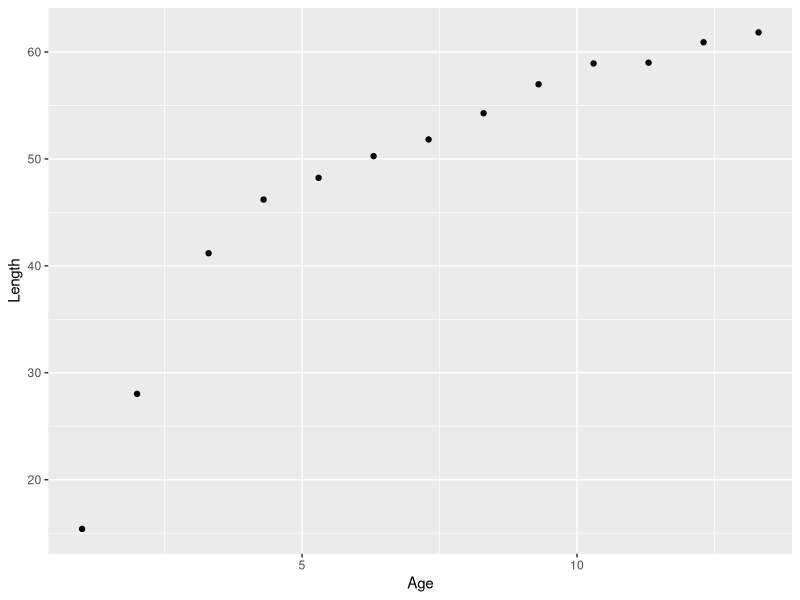
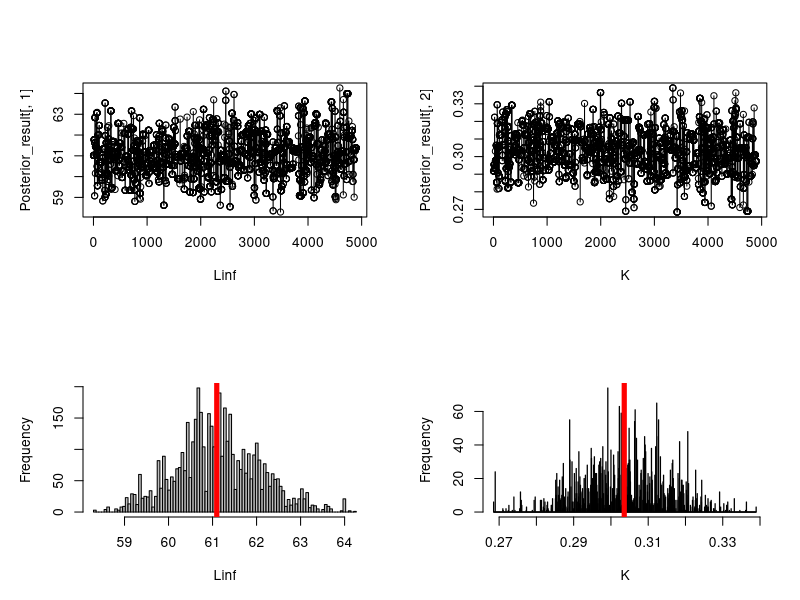

Source code (R) for these figures, in order:

#### "Homework 14"
#### "Yu-Jen Lin"

#### b04b01036@ntu.edu.tw
#### --------------------------------------------------------------------------------------------------------------------------------------------------------

## Assume t0=0 (two parameters). Please estimate the posterior distributions of parameters using the method Markov chain Monte Carlo (MCMC) for the average length-at-age for the female Pacific Hake (obs. sigma=0.032), considering a multiplicative error model with log-normal distribution.

#### von Bertalanffy Growth Function (Considering a log-normal distribution)
#### L(t) = L∞ (1−exp(−k(t−t0))) * e^ε   ,   ε ~ N(0,σ^2)

#### L∞ : the hypothesized (mean) maximum length
####  K : growth rate
####  t : current age
#### t0 : the hypothesized age when body length is 0

#### Prior distribu>ons
####  Linf ~ U [ 40, 100]
####     K ~ U [0.1, 0.6]

## loading package and data

library(knitr)
library(ggplot2)

Age = c(1,2,3.3,4.3,5.3,6.3,7.3,8.3,9.3,10.3,11.3,12.3,13.3)
Length = c(15.4,28.03,41.18,46.2,48.23,50.26,51.82,54.27,56.98,58.93,59,60.91,61.83)

data = cbind(Age, Length)

kable(data, col.names = c("Age (year)", "Female mean length (cm)"))


## Check the plot of [ Length ~ Age ]

dataset = data.frame(Age, Length) # combine the data
colnames(dataset) <- c("Age", "Length") # rename the columns for plotting
ggplot(dataset, aes(x = Age, y = Length)) +
  geom_point()


#### --------------------------------------------------------------------------------------------------------------------------------------------------------

## likelihood section

VBGF <-function(x, Linf, K){
  y = Linf * (1 - exp(- K * (x - 0)))
  return(y)
}


lognormal_like = function(Linf, K){
  
  Like = numeric(length(Length))
  neg_likelihood = numeric(length(Length))
  ypred = VBGF(Age, Linf, K)
  Dev2 =(log(Length) - log(ypred)) ^ 2
  sigma = 0.032
  
  for (i in 1:length(Length)){
    Like[i] = (1 / (Age[i] * sqrt(2 * pi) * sigma)) * exp(-Dev2[i] / (2 * sigma ^ 2))
    neg_likelihood[i] = -log(Like[i])
  }
  
  totoal_Like = exp(-sum(neg_likelihood))
  
  Outs <- NULL
  Outs$totoal_Like <- totoal_Like
  Outs$neg_likelihood <- sum(neg_likelihood)
  Outs$ypred <- ypred
  Outs$Linf <- Linf
  Outs$K <- K
  
  return(Outs) # But actually, I will only use "Outs$neg_likelihood".
}


#### --------------------------------------------------------------------------------------------------------------------------------------------------------

## MCMC section


DoMCMC<-function(Xinit, Ndim, Nsim = 1000, Nburn = 0, Nthin = 1)
{  
  # jump function steps
  Linf_jump_max = 100
  Linf_jump_min = -100
  K_jump_max = 0.05
  K_jump_min = -0.05
  
  Xcurr <- Xinit
  Fcurr <- -1 * lognormal_like(Linf = Xcurr[1], K = Xcurr[2])$neg_likelihood
  Outs2 <- matrix(-9999, nrow = (Nsim - Nburn), ncol = (Ndim + 1))
  Ipnt <- 0; Icnt <- 0
  
  
  for(Isim in 1:Nsim)
  { 
    # jump function
    Xnext = NULL
    
    repeat{ # Linf prior: Linf ~ U [40, 100]
      Xnext[1] = Xcurr[1] + runif(1, 0, 1) * (Linf_jump_max - Linf_jump_min) + Linf_jump_min
      if(100>=Xnext[1] && Xnext[1]>=40){
        break
      }
    }
    
    repeat{ # K prior: K ~ U [0.1, 0.6]
      Xnext[2] = Xcurr[2] + runif(1, 0, 1) * (K_jump_max - K_jump_min) + K_jump_min
      if(0.6>=Xnext[2] && Xnext[2]>=0.1){
        break
      }
    }
    
    
    # evaluate the ratio
    Fnext <- -1 * lognormal_like(Linf = Xnext[1], K = Xnext[2])$neg_likelihood
    Rand1 <- log(runif(1,0,1))
    
    if (Fnext > Fcurr+Rand1)
    {Fcurr <- Fnext; Xcurr <- Xnext }  
    
    # thinning and burn in 
    if(Isim %% Nthin == 0){  # thinning
      Ipnt <- Ipnt + 1
      if (Ipnt > Nburn){ # burn in
        Icnt <- Icnt + 1
        Outs2[Icnt, ] <- c(Xcurr, Fcurr)
      }
    }
    
  }
  
  
  return(Outs2[1:Icnt,])
}



#### --------------------------------------------------------------------------------------------------------------------------------------------------------

## Posterior section

Posterior_result <- DoMCMC(Xinit = c(100, 0.1), Ndim = 2, Nsim = 50000, Nburn = 100, Nthin = 10)
colnames(Posterior_result) <- c("Linf", "K", "neg_likelihood")
head(Posterior_result)

par(mfrow=c(2,2),mar=c(5,5,5,2))

plot(Posterior_result[,1],main="",xlab="Linf",type="o")
plot(Posterior_result[,2],main="",xlab="K",type="o")

hist(Posterior_result[,1],
     main="",
     xlab="Linf",
     col="gray", 
     breaks = seq(min(Posterior_result[,1]), max(Posterior_result[,1]), length.out = 100))
abline(v=median(Posterior_result[,1]), col ="red", lwd = 5)

hist(Posterior_result[,2],
     main="",
     xlab="K",
     col="gray",
     breaks = seq(min(Posterior_result[,2]), max(Posterior_result[,2]), length.out = 1000))
abline(v=median(Posterior_result[,2]), col ="red", lwd = 5)

print(paste("Median of Linf = ",round(median(Posterior_result[,1]),4),sep=""))
print(paste("Median of K = ",round(median(Posterior_result[,2]),4),sep=""))



## Compare MCMC with MLE

#### When we used the MLE in previous homework, we got:
#### Linf = 61.08735457
#### K = 0.30279632
#### Both parameters are quite similar as the results in this homework because
#### 1) in prior distribution we used the uniform distribution and
#### 2) we used sigma = 0.032 to start, which is the same value of MLE results.



















